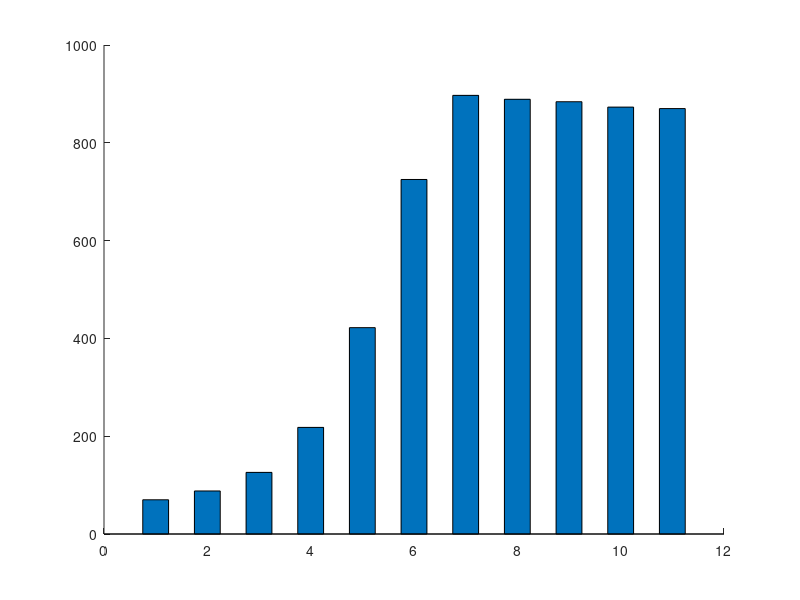

This figure's MATLAB source: (Note: this script raises an error after producing the figure.)
%CREATEFIGURE
color1 = '#118DF0'; color1 = sscanf(color1(2:end),'%2x%2x%2x',[1 3])/255; % light blue
color2 = '#78c0a8'; color2 = sscanf(color2(2:end),'%2x%2x%2x',[1 3])/255; % green
color3 = '#004182'; color3 = sscanf(color3(2:end),'%2x%2x%2x',[1 3])/255; % heavy blue
color4 = '#FF4B68'; color4 = sscanf(color4(2:end),'%2x%2x%2x',[1 3])/255; % red

% color5 = '#fcebb6'; color5 = sscanf(color5(2:end),'%2x%2x%2x',[1 3])/255; % yellow
% color6 = '#7FB8DE'; color6 = sscanf(color6(2:end),'%2x%2x%2x',[1 3])/255; % blue
% color6 = '#4695d6'; color6 = sscanf(color6(2:end),'%2x%2x%2x',[1 3])/255; % blue

color5 = '#fcebb6'; color5 = sscanf(color5(2:end),'%2x%2x%2x',[1 3])/255; % yellow
color6 = '#7FB8DE'; color6 = sscanf(color6(2:end),'%2x%2x%2x',[1 3])/255; % blue
% color6 = '#4695d6'; color6 = sscanf(color6(2:end),'%2x%2x%2x',[1 3])/255; % blue

color7 = '#ffffff'; color7 = sscanf(color7(2:end),'%2x%2x%2x',[1 3])/255; % white
color8 = '#F5F5F5'; color8 = sscanf(color8(2:end),'%2x%2x%2x',[1 3])/255; % gray
color9 = '#0F0F0F'; color9 = sscanf(color9(2:end),'%2x%2x%2x',[1 3])/255; % black
color10 = '#969696'; color10 = sscanf(color10(2:end),'%2x%2x%2x',[1 3])/255; % heavy gray

p1_Color=color9; p1_MarkerFaceColor=color10;
p2_Color=color9; p2_MarkerFaceColor=color8;
p3_Color=color9; p3_MarkerFaceColor=color7;
p4_Color=color9; p4_MarkerFaceColor=color8;

folder = 'result\';

for k =1:1
    figure
    
    x = 1:11; 	
    y =[70   ;
        88   ;
        126  ;
        218  ;
        422  ;
        725  ;
        897  ;
        889  ;
        884  ;
        873  ;
        870  ;];
%     y =[70 1024 ;
%         88 1027 ;
%         126 1023 ;
%         218 1012 ;
%         422 997 ;
%         725 980 ;
%         897 982 ;
%         889 981 ;
%         884 980 ;
%         873 974;
%         870 972;];
    b = bar(x, y, 0.5,'FaceAlpha',.8);  	
    
    hT = [];
    for i = 1:length(x)
%         text(x(i)-0.15,y(i,1)+5,num2str(y(i,1)),'HorizontalAlignment','center', 'VerticalAlignment','bottom','FontSize',8);
%         text(x(i)+0.15,y(i,2)+5,num2str(y(i,2)),'HorizontalAlignment','center', 'VerticalAlignment','bottom','FontSize',8);
        text(x(i),y(i)+5,num2str(y(i)),'HorizontalAlignment','center', 'VerticalAlignment','bottom','FontSize',10);
    end

    
    set(b(:,1),'FaceColor',color6);
%     set(b(:,2),'FaceColor',color5);
    ylabel('Round','FontSize',15);
    xlabel('(\alpha,\beta)','FontSize',15);
    axis([0.5 11.5 0 1000]);  
%     legend({'FND','HND'},'FontSize',12,'Location','NorthWest');
    legend({'FND'},'FontSize',12,'Location','NorthWest');
    set(gca,'YGrid','on','GridLineStyle','-', 'xticklabel', {'(0,1)','(0.1,0.9)','(0.2,0.8)','(0.3,0.7)','(0.4,0.6)',...
        '(0.5,0.5)','(0.6,0.4)','(0.7,0.3)','(0.8,0.2)','(0.9,0.1)','(1,0)'});

    s=strcat(folder,'tradeoff');
    savefig(s);
    s=strcat(s,'.png');
    saveas(gcf,s);
end


